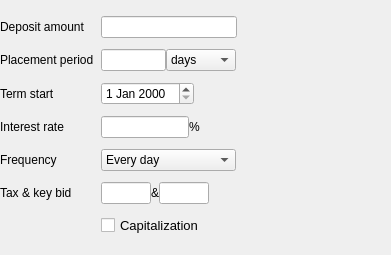
     <widget class="QWidget" name="layoutWidget_3">
      <property name="geometry">
       <rect>
        <x>30</x>
        <y>10</y>
        <width>391</width>
        <height>255</height>
       </rect>
      </property>
      <layout class="QGridLayout" name="gridLayout_2">
       <property name="leftMargin">
        <number>0</number>
       </property>
       <property name="horizontalSpacing">
        <number>7</number>
       </property>
       <item row="1" column="2">
        <layout class="QHBoxLayout" name="horizontalLayout_2">
         <item>
          <widget class="QLineEdit" name="srok_dep">
           <property name="minimumSize">
            <size>
             <width>50</width>
             <height>0</height>
            </size>
           </property>
           <property name="maximumSize">
            <size>
             <width>16777215</width>
             <height>16777215</height>
            </size>
           </property>
           <property name="styleSheet">
            <string notr="true">  font-family: 'Microsoft YaHei';</string>
           </property>
          </widget>
         </item>
         <item>
          <widget class="QComboBox" name="srok_typed">
           <property name="styleSheet">
            <string notr="true">  font-family: 'Microsoft YaHei';</string>
           </property>
           <item>
            <property name="text">
             <string>days</string>
            </property>
           </item>
           <item>
            <property name="text">
             <string>months</string>
            </property>
           </item>
           <item>
            <property name="text">
             <string>years</string>
            </property>
           </item>
          </widget>
         </item>
         <item>
          <spacer name="horizontalSpacer_3">
           <property name="orientation">
            <enum>Qt::Horizontal</enum>
           </property>
           <property name="sizeHint" stdset="0">
            <size>
             <width>180</width>
             <height>0</height>
            </size>
           </property>
          </spacer>
         </item>
        </layout>
       </item>
       <item row="4" column="0" colspan="2">
        <widget class="QLabel" name="label_11">
         <property name="styleSheet">
          <string notr="true">  font-family: 'Microsoft YaHei';</string>
         </property>
         <property name="text">
          <string>Frequency</string>
         </property>
        </widget>
       </item>
       <item row="6" column="2">
        <widget class="QCheckBox" name="capitalization">
         <property name="styleSheet">
          <string notr="true">  font-family: 'Microsoft YaHei';
  font-size:13px</string>
         </property>
         <property name="text">
          <string>Capitalization</string>
         </property>
        </widget>
       </item>
       <item row="1" column="0" colspan="2">
        <widget class="QLabel" name="label_8">
         <property name="maximumSize">
          <size>
           <width>16777215</width>
           <height>22</height>
          </size>
         </property>
         <property name="styleSheet">
          <string notr="true">  font-family: 'Microsoft YaHei';</string>
         </property>
         <property name="text">
          <string>Placement period</string>
         </property>
        </widget>
       </item>
       <item row="3" column="2" colspan="2">
        <layout class="QHBoxLayout" name="horizontalLayout_5">
         <item>
          <widget class="QLineEdit" name="int_rate_dep">
           <property name="minimumSize">
            <size>
             <width>58</width>
             <height>0</height>
            </size>
           </property>
           <property name="maximumSize">
            <size>
             <width>16777215</width>
             <height>16777215</height>
            </size>
           </property>
           <property name="styleSheet">
            <string notr="true">  font-family: 'Microsoft YaHei';</string>
           </property>
          </widget>
         </item>
         <item>
          <widget class="QLabel" name="label_15">
           <property name="styleSheet">
            <string notr="true">  font-family: 'Microsoft YaHei';</string>
           </property>
           <property name="text">
            <string>%</string>
           </property>
          </widget>
         </item>
         <item>
          <spacer name="horizontalSpacer">
           <property name="orientation">
            <enum>Qt::Horizontal</enum>
           </property>
           <property name="sizeHint" stdset="0">
            <size>
             <width>200</width>
             <height>20</height>
            </size>
           </property>
          </spacer>
         </item>
        </layout>
       </item>
       <item row="0" column="0" colspan="2">
        <widget class="QLabel" name="label_7">
         <property name="maximumSize">
          <size>
           <width>16777215</width>
           <height>22</height>
          </size>
         </property>
         <property name="styleSheet">
          <string notr="true">  font-family: 'Microsoft YaHei';</string>
         </property>
         <property name="text">
          <string>Deposit amount</string>
         </property>
        </widget>
       </item>
       <item row="4" column="2" colspan="2">
        <widget class="QComboBox" name="rate_pay">
         <property name="maximumSize">
          <size>
           <width>135</width>
           <height>16777215</height>
          </size>
         </property>
         <property name="styleSheet">
          <string notr="true">  font-family: 'Microsoft YaHei';</string>
         </property>
         <item>
          <property name="text">
           <string>Every day</string>
          </property>
         </item>
         <item>
          <property name="text">
           <string>Every week</string>
          </property>
         </item>
         <item>
          <property name="text">
           <string>Every month</string>
          </property>
         </item>
         <item>
          <property name="text">
           <string>Every quart</string>
          </property>
         </item>
         <item>
          <property name="text">
           <string>Every half year</string>
          </property>
         </item>
         <item>
          <property name="text">
           <string>Every year</string>
          </property>
         </item>
        </widget>
       </item>
       <item row="3" column="0" colspan="2">
        <widget class="QLabel" name="label_10">
         <property name="maximumSize">
          <size>
           <width>16777215</width>
           <height>22</height>
          </size>
         </property>
         <property name="styleSheet">
          <string notr="true">  font-family: 'Microsoft YaHei';</string>
         </property>
         <property name="text">
          <string>Interest rate</string>
         </property>
        </widget>
       </item>
       <item row="2" column="0" colspan="2">
        <widget class="QLabel" name="label_9">
         <property name="styleSheet">
          <string notr="true">  font-family: 'Microsoft YaHei';</string>
         </property>
         <property name="text">
          <string>Term start</string>
         </property>
        </widget>
       </item>
       <item row="2" column="2">
        <widget class="QDateEdit" name="dep_date">
         <property name="maximumSize">
          <size>
           <width>93</width>
           <height>16777215</height>
          </size>
         </property>
         <property name="styleSheet">
          <string notr="true">  font-family: 'Microsoft YaHei';</string>
         </property>
        </widget>
       </item>
       <item row="5" column="0">
        <widget class="QLabel" name="label_20">
         <property name="maximumSize">
          <size>
           <width>16777215</width>
           <height>22</height>
          </size>
         </property>
         <property name="styleSheet">
          <string notr="true">  font-family: 'Microsoft YaHei';</string>
         </property>
         <property name="text">
          <string>Tax &amp; key bid</string>
         </property>
        </widget>
       </item>
       <item row="5" column="2">
        <layout class="QGridLayout" name="gridLayout_6">
         <item row="0" column="3">
          <widget class="QLineEdit" name="label_key_rate">
           <property name="minimumSize">
            <size>
             <width>50</width>
             <height>0</height>
            </size>
           </property>
           <property name="maximumSize">
            <size>
             <width>30</width>
             <height>16777215</height>
            </size>
           </property>
           <property name="styleSheet">
            <string notr="true">  font-family: 'Microsoft YaHei';</string>
           </property>
          </widget>
         </item>
         <item row="0" column="4">
          <spacer name="horizontalSpacer_12">
           <property name="orientation">
            <enum>Qt::Horizontal</enum>
           </property>
           <property name="sizeHint" stdset="0">
            <size>
             <width>40</width>
             <height>20</height>
            </size>
           </property>
          </spacer>
         </item>
         <item row="0" column="1">
          <widget class="QLineEdit" name="label_tax">
           <property name="minimumSize">
            <size>
             <width>50</width>
             <height>0</height>
            </size>
           </property>
           <property name="maximumSize">
            <size>
             <width>30</width>
             <height>16777215</height>
            </size>
           </property>
           <property name="styleSheet">
            <string notr="true">  font-family: 'Microsoft YaHei';</string>
           </property>
          </widget>
         </item>
         <item row="0" column="2">
          <widget class="QLabel" name="label_21">
           <property name="text">
            <string>&amp;</string>
           </property>
          </widget>
         </item>
        </layout>
       </item>
       <item row="0" column="2">
        <layout class="QHBoxLayout" name="horizontalLayout_6">
         <item>
          <widget class="QLineEdit" name="sum">
           <property name="styleSheet">
            <string notr="true">  font-family: 'Microsoft YaHei';</string>
           </property>
          </widget>
         </item>
         <item>
          <spacer name="horizontalSpacer_4">
           <property name="orientation">
            <enum>Qt::Horizontal</enum>
           </property>
           <property name="sizeType">
            <enum>QSizePolicy::Expanding</enum>
           </property>
           <property name="sizeHint" stdset="0">
            <size>
             <width>40</width>
             <height>20</height>
            </size>
           </property>
          </spacer>
         </item>
        </layout>
       </item>
      </layout>
     </widget>
